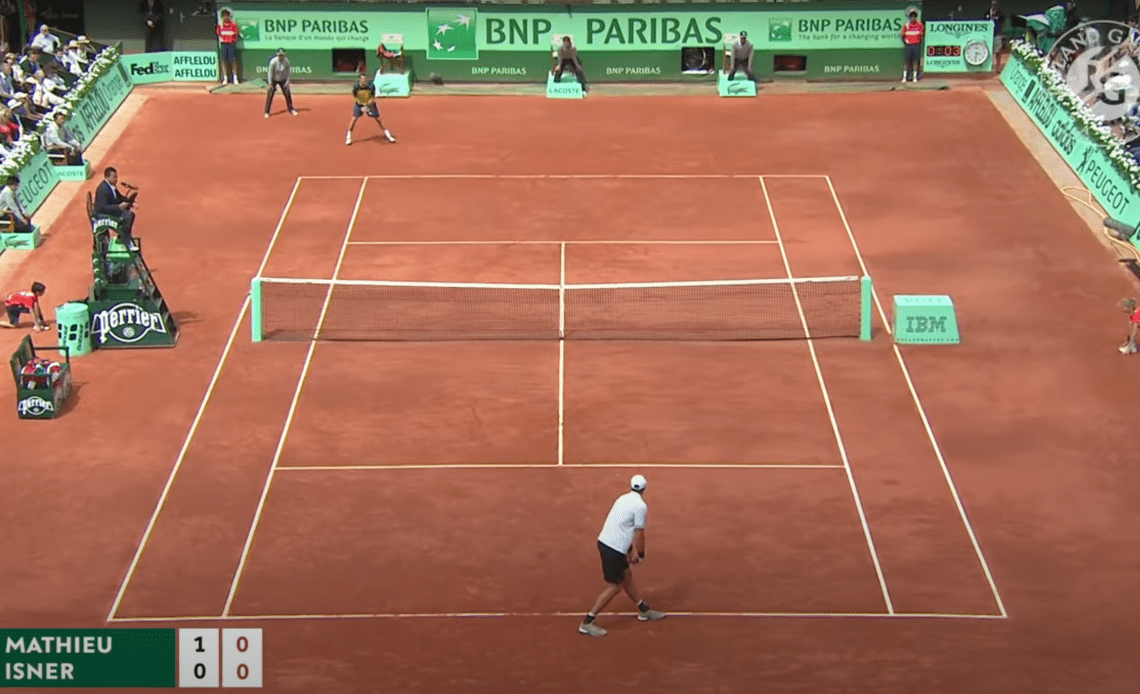
#> input picture test5.png, 1140 x 694 px
$ python testCVjoueurs.py
#> lines starting #> are read from the running program, lines starting #| are printed output that depends on the picture; after the words box and inside, x2 and y2 are one past the last pixel; in counts of white or black regions, pixels touching at a corner belong together

# Reading the Image
import cv2
image = cv2.imread('test5.png')
#> image is the input picture: shape (694, 1140, 3); mean B, G, R 88, 111.1, 159.9

# initialize the HOG descriptor
hog = cv2.HOGDescriptor()
hog.setSVMDetector(cv2.HOGDescriptor_getDefaultPeopleDetector())

# detect humans in input image
(humans, _) = hog.detectMultiScale(image, winStride=(10, 10),
padding=(32, 32), scale=1.1)
#> humans = [[245, 0, 70, 141], [574, 446, 103, 207]]

# getting no. of human detected
print('Human Detected : ', len(humans))
#| Human Detected :  2

# loop over all detected humans
for (x, y, w, h) in humans:
   pad_w, pad_h = int(0.15 * w), int(0.01 * h)
   cv2.rectangle(image, (x + pad_w, y + pad_h), (x + w - pad_w, y + h - pad_h), (0, 255, 0), 2)
#> this loop made 2 passes
#> (x, y, w, h, pad_w, pad_h) on passes 1 to 2: (245, 0, 70, 141, 10, 1), (574, 446, 103, 207, 15, 2)
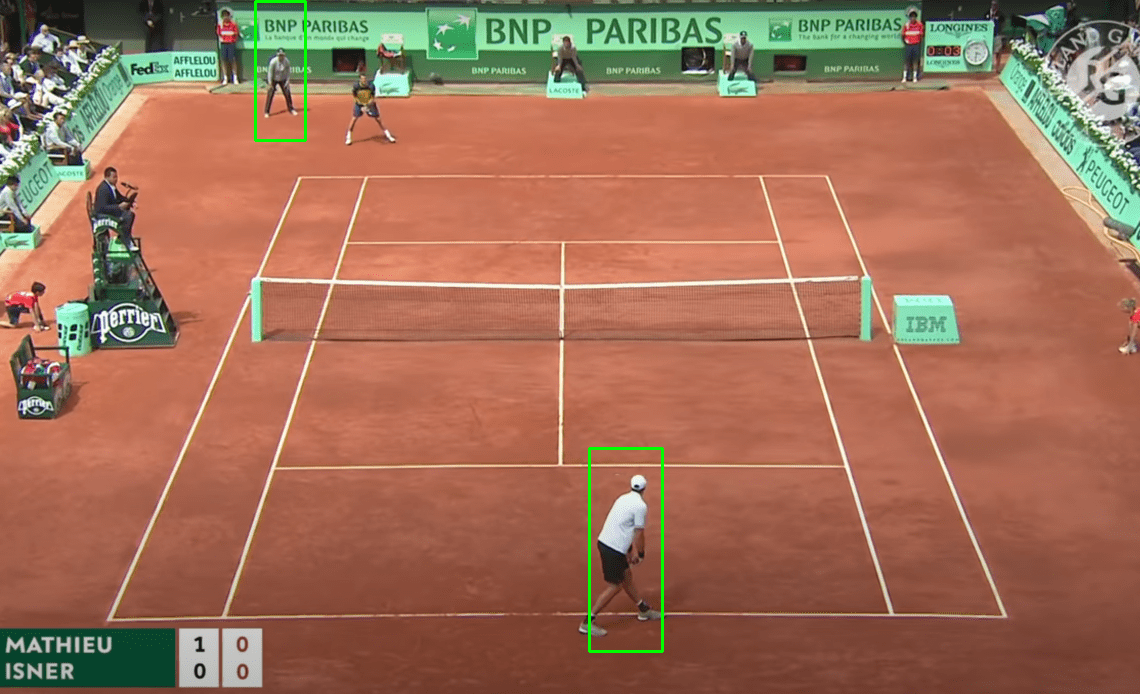
#> image: shape (694, 1140, 3); 0.35% of pixels changed, all inside (x1, y1, x2, y2) = (254, 0, 664, 653)

# display the output image
cv2.imshow("Image", image)
cv2.waitKey(0)
cv2.destroyAllWindows()

$ run again, with test4.png copied over test5.png
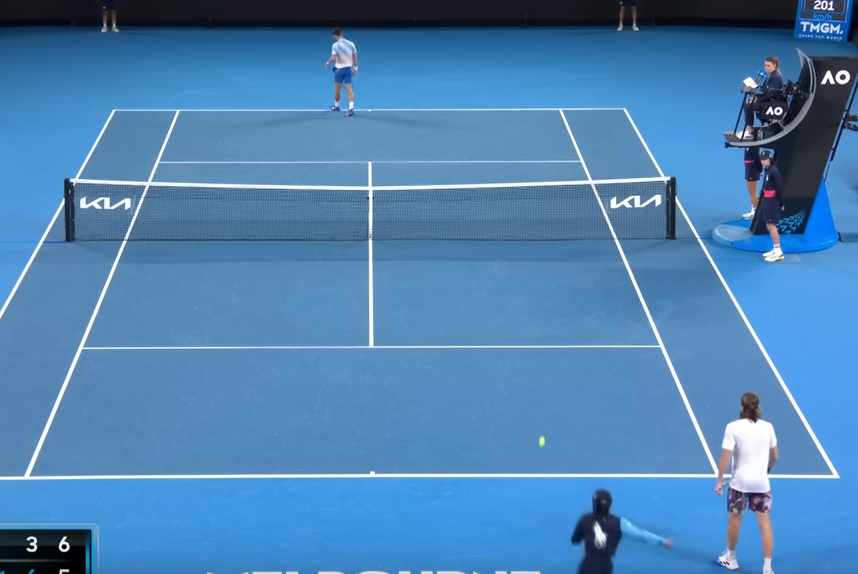
#> input picture test4.png, 858 x 574 px
#> image is the input picture: shape (574, 858, 3); mean B, G, R 178.3, 130.4, 78.2
#> humans = [[311, 8, 66, 132], [736, 135, 70, 141], [703, 32, 120, 239], [753, 34, 105, 250], [682, 365, 125, 209]]
#| Human Detected :  5
#> the loop `for (x, y, w, h) in humans:` made 5 passes
#> (x, y, w, h, pad_w, pad_h) on passes 1 to 5: (311, 8, 66, 132, 9, 1), (736, 135, 70, 141, 10, 1), (703, 32, 120, 239, 18, 2), (753, 34, 105, 250, 15, 2), (682, 365, 125, 209, 18, 2)
#> after the loop `for (x, y, w, h) in humans:`:
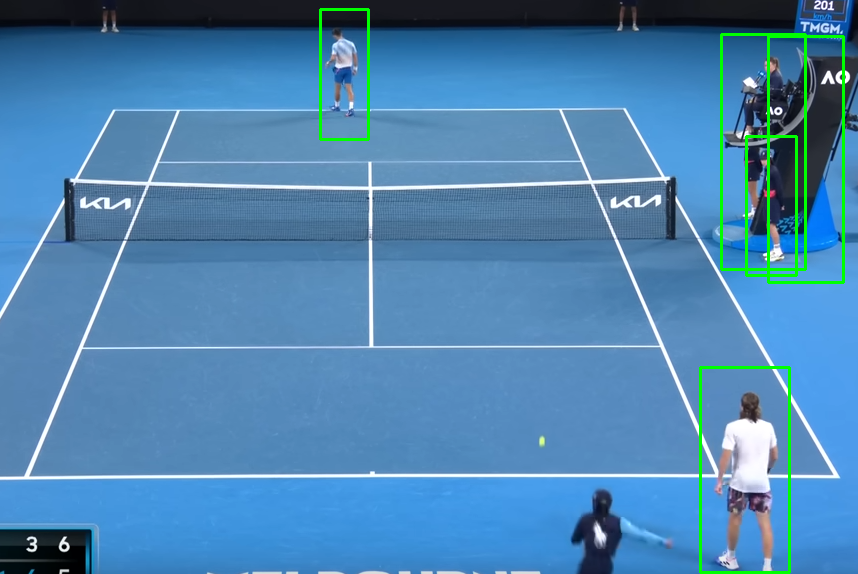
#> image: shape (574, 858, 3); 1.56% of pixels changed, all inside (x1, y1, x2, y2) = (319, 8, 845, 574)
